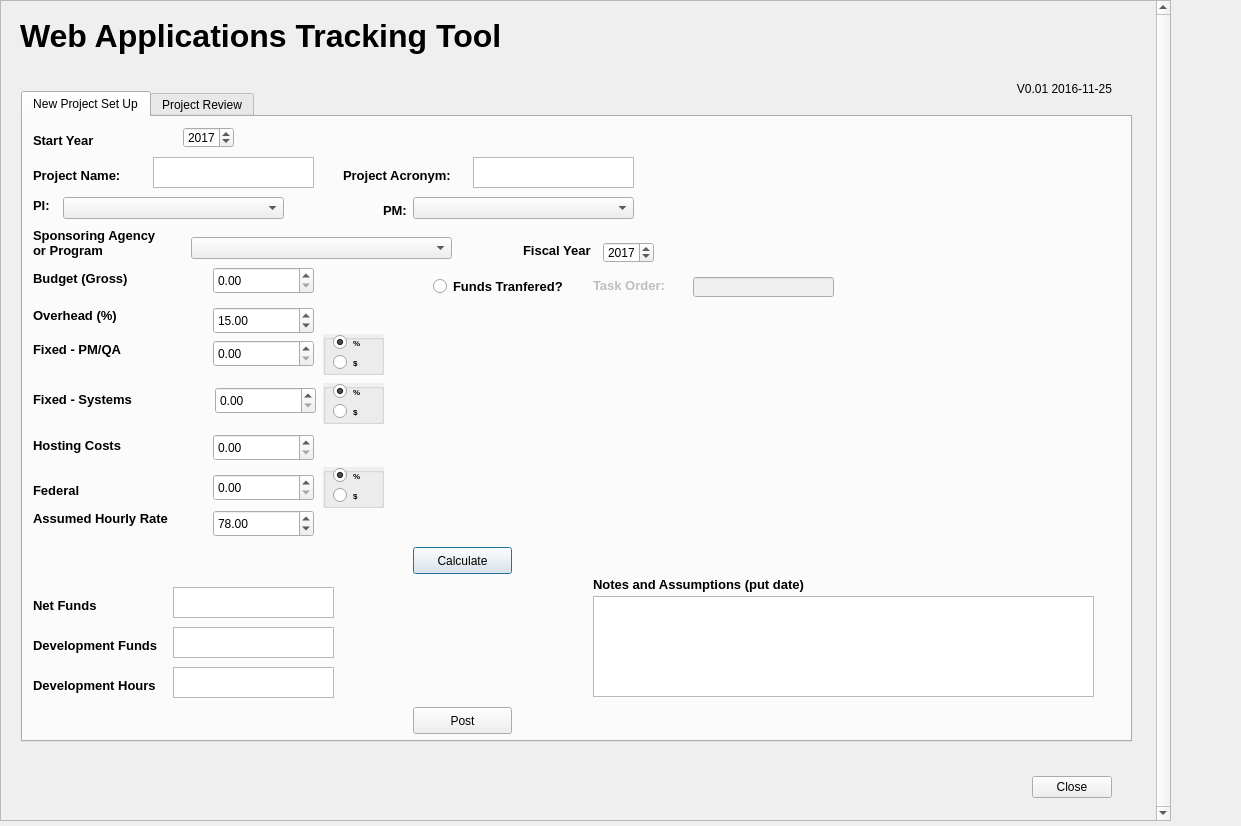
<?xml version="1.0" encoding="UTF-8"?>
<ui version="4.0">
 <class>Dialog</class>
 <widget class="QDialog" name="Dialog">
  <property name="geometry">
   <rect>
    <x>0</x>
    <y>0</y>
    <width>1241</width>
    <height>826</height>
   </rect>
  </property>
  <property name="sizePolicy">
   <sizepolicy hsizetype="Expanding" vsizetype="Expanding">
    <horstretch>0</horstretch>
    <verstretch>0</verstretch>
   </sizepolicy>
  </property>
  <property name="windowTitle">
   <string>Dialog</string>
  </property>
  <property name="autoFillBackground">
   <bool>true</bool>
  </property>
  <property name="sizeGripEnabled">
   <bool>false</bool>
  </property>
  <widget class="QLabel" name="lbl_Title">
   <property name="geometry">
    <rect>
     <x>20</x>
     <y>0</y>
     <width>571</width>
     <height>71</height>
    </rect>
   </property>
   <property name="sizePolicy">
    <sizepolicy hsizetype="Expanding" vsizetype="Expanding">
     <horstretch>0</horstretch>
     <verstretch>0</verstretch>
    </sizepolicy>
   </property>
   <property name="font">
    <font>
     <pointsize>24</pointsize>
     <weight>75</weight>
     <bold>true</bold>
    </font>
   </property>
   <property name="text">
    <string>Web Applications Tracking Tool</string>
   </property>
  </widget>
  <widget class="QScrollArea" name="scrollArea">
   <property name="geometry">
    <rect>
     <x>0</x>
     <y>0</y>
     <width>1171</width>
     <height>821</height>
    </rect>
   </property>
   <property name="verticalScrollBarPolicy">
    <enum>Qt::ScrollBarAlwaysOn</enum>
   </property>
   <property name="widgetResizable">
    <bool>true</bool>
   </property>
   <widget class="QWidget" name="scrollAreaWidgetContents">
    <property name="geometry">
     <rect>
      <x>0</x>
      <y>0</y>
      <width>1152</width>
      <height>819</height>
     </rect>
    </property>
    <widget class="QTabWidget" name="tabMain">
     <property name="geometry">
      <rect>
       <x>20</x>
       <y>90</y>
       <width>1111</width>
       <height>651</height>
      </rect>
     </property>
     <property name="autoFillBackground">
      <bool>false</bool>
     </property>
     <property name="currentIndex">
      <number>0</number>
     </property>
     <property name="usesScrollButtons">
      <bool>true</bool>
     </property>
     <property name="movable">
      <bool>false</bool>
     </property>
     <widget class="QWidget" name="tabPrjSetUp">
      <attribute name="title">
       <string>New Project Set Up</string>
      </attribute>
      <widget class="QTextEdit" name="txtProject">
       <property name="geometry">
        <rect>
         <x>130</x>
         <y>40</y>
         <width>161</width>
         <height>31</height>
        </rect>
       </property>
       <property name="tabChangesFocus">
        <bool>true</bool>
       </property>
      </widget>
      <widget class="QLabel" name="label">
       <property name="geometry">
        <rect>
         <x>10</x>
         <y>50</y>
         <width>111</width>
         <height>17</height>
        </rect>
       </property>
       <property name="font">
        <font>
         <pointsize>10</pointsize>
         <weight>75</weight>
         <bold>true</bold>
        </font>
       </property>
       <property name="text">
        <string>Project Name:</string>
       </property>
      </widget>
      <widget class="QLabel" name="label_2">
       <property name="geometry">
        <rect>
         <x>10</x>
         <y>110</y>
         <width>131</width>
         <height>31</height>
        </rect>
       </property>
       <property name="font">
        <font>
         <pointsize>10</pointsize>
         <weight>75</weight>
         <bold>true</bold>
        </font>
       </property>
       <property name="text">
        <string>Sponsoring Agency or Program</string>
       </property>
       <property name="wordWrap">
        <bool>true</bool>
       </property>
      </widget>
      <widget class="QLabel" name="label_3">
       <property name="geometry">
        <rect>
         <x>10</x>
         <y>153</y>
         <width>131</width>
         <height>17</height>
        </rect>
       </property>
       <property name="font">
        <font>
         <pointsize>10</pointsize>
         <weight>75</weight>
         <bold>true</bold>
        </font>
       </property>
       <property name="text">
        <string>Budget (Gross)</string>
       </property>
      </widget>
      <widget class="QRadioButton" name="rbFundsTrnsfrd">
       <property name="geometry">
        <rect>
         <x>410</x>
         <y>158</y>
         <width>141</width>
         <height>22</height>
        </rect>
       </property>
       <property name="font">
        <font>
         <pointsize>10</pointsize>
         <weight>75</weight>
         <bold>true</bold>
        </font>
       </property>
       <property name="text">
        <string>Funds Tranfered?</string>
       </property>
      </widget>
      <widget class="QLabel" name="label_4">
       <property name="geometry">
        <rect>
         <x>10</x>
         <y>393</y>
         <width>151</width>
         <height>17</height>
        </rect>
       </property>
       <property name="font">
        <font>
         <pointsize>10</pointsize>
         <weight>75</weight>
         <bold>true</bold>
        </font>
       </property>
       <property name="text">
        <string>Assumed Hourly Rate</string>
       </property>
      </widget>
      <widget class="QDoubleSpinBox" name="sbxHrlyrate">
       <property name="geometry">
        <rect>
         <x>190</x>
         <y>393</y>
         <width>101</width>
         <height>27</height>
        </rect>
       </property>
       <property name="maximum">
        <double>200.000000000000000</double>
       </property>
       <property name="value">
        <double>78.000000000000000</double>
       </property>
      </widget>
      <widget class="QDoubleSpinBox" name="sbxBudgetGross">
       <property name="geometry">
        <rect>
         <x>190</x>
         <y>150</y>
         <width>101</width>
         <height>27</height>
        </rect>
       </property>
       <property name="toolTip">
        <string extracomment="Gross funds available for development (less any funds reserved)"/>
       </property>
       <property name="inputMethodHints">
        <set>Qt::ImhDigitsOnly</set>
       </property>
       <property name="maximum">
        <double>500000.000000000000000</double>
       </property>
       <property name="singleStep">
        <double>1000.000000000000000</double>
       </property>
      </widget>
      <widget class="QLabel" name="label_5">
       <property name="geometry">
        <rect>
         <x>10</x>
         <y>224</y>
         <width>101</width>
         <height>17</height>
        </rect>
       </property>
       <property name="font">
        <font>
         <pointsize>10</pointsize>
         <weight>75</weight>
         <bold>true</bold>
        </font>
       </property>
       <property name="text">
        <string>Fixed - PM/QA</string>
       </property>
      </widget>
      <widget class="QDoubleSpinBox" name="sbxFixedPM">
       <property name="geometry">
        <rect>
         <x>190</x>
         <y>223</y>
         <width>101</width>
         <height>27</height>
        </rect>
       </property>
       <property name="maximum">
        <double>200.000000000000000</double>
       </property>
      </widget>
      <widget class="QLabel" name="label_6">
       <property name="geometry">
        <rect>
         <x>10</x>
         <y>190</y>
         <width>151</width>
         <height>17</height>
        </rect>
       </property>
       <property name="font">
        <font>
         <pointsize>10</pointsize>
         <weight>75</weight>
         <bold>true</bold>
        </font>
       </property>
       <property name="text">
        <string>Overhead (%)</string>
       </property>
      </widget>
      <widget class="QDoubleSpinBox" name="sbxOH">
       <property name="geometry">
        <rect>
         <x>190</x>
         <y>190</y>
         <width>101</width>
         <height>27</height>
        </rect>
       </property>
       <property name="maximum">
        <double>100.000000000000000</double>
       </property>
       <property name="value">
        <double>15.000000000000000</double>
       </property>
      </widget>
      <widget class="QTextEdit" name="txtDevFunding">
       <property name="geometry">
        <rect>
         <x>150</x>
         <y>510</y>
         <width>161</width>
         <height>31</height>
        </rect>
       </property>
       <property name="toolTip">
        <string extracomment="Net funds less fixed, federal and hosting costs."/>
       </property>
       <property name="tabChangesFocus">
        <bool>true</bool>
       </property>
      </widget>
      <widget class="QLabel" name="label_7">
       <property name="geometry">
        <rect>
         <x>10</x>
         <y>520</y>
         <width>141</width>
         <height>17</height>
        </rect>
       </property>
       <property name="font">
        <font>
         <pointsize>10</pointsize>
         <weight>75</weight>
         <bold>true</bold>
        </font>
       </property>
       <property name="text">
        <string>Development Funds</string>
       </property>
      </widget>
      <widget class="QTextEdit" name="txtDevHrs">
       <property name="geometry">
        <rect>
         <x>150</x>
         <y>550</y>
         <width>161</width>
         <height>31</height>
        </rect>
       </property>
       <property name="tabChangesFocus">
        <bool>true</bool>
       </property>
      </widget>
      <widget class="QLabel" name="label_8">
       <property name="geometry">
        <rect>
         <x>10</x>
         <y>560</y>
         <width>141</width>
         <height>17</height>
        </rect>
       </property>
       <property name="font">
        <font>
         <pointsize>10</pointsize>
         <weight>75</weight>
         <bold>true</bold>
        </font>
       </property>
       <property name="text">
        <string>Development Hours</string>
       </property>
      </widget>
      <widget class="QPushButton" name="pbCalcDev">
       <property name="geometry">
        <rect>
         <x>390</x>
         <y>430</y>
         <width>99</width>
         <height>27</height>
        </rect>
       </property>
       <property name="text">
        <string>Calculate</string>
       </property>
      </widget>
      <widget class="QPushButton" name="pbPostNewProj">
       <property name="geometry">
        <rect>
         <x>390</x>
         <y>590</y>
         <width>99</width>
         <height>27</height>
        </rect>
       </property>
       <property name="text">
        <string>Post</string>
       </property>
      </widget>
      <widget class="QLabel" name="label_9">
       <property name="geometry">
        <rect>
         <x>10</x>
         <y>80</y>
         <width>21</width>
         <height>17</height>
        </rect>
       </property>
       <property name="font">
        <font>
         <pointsize>10</pointsize>
         <weight>75</weight>
         <bold>true</bold>
        </font>
       </property>
       <property name="text">
        <string>PI:</string>
       </property>
      </widget>
      <widget class="QComboBox" name="cbxPI">
       <property name="geometry">
        <rect>
         <x>40</x>
         <y>80</y>
         <width>221</width>
         <height>22</height>
        </rect>
       </property>
      </widget>
      <widget class="QSpinBox" name="sbxYear">
       <property name="geometry">
        <rect>
         <x>160</x>
         <y>10</y>
         <width>51</width>
         <height>21</height>
        </rect>
       </property>
       <property name="minimum">
        <number>2015</number>
       </property>
       <property name="maximum">
        <number>2025</number>
       </property>
       <property name="value">
        <number>2017</number>
       </property>
      </widget>
      <widget class="QLabel" name="label_10">
       <property name="geometry">
        <rect>
         <x>10</x>
         <y>15</y>
         <width>68</width>
         <height>17</height>
        </rect>
       </property>
       <property name="font">
        <font>
         <pointsize>10</pointsize>
         <weight>75</weight>
         <bold>true</bold>
        </font>
       </property>
       <property name="text">
        <string>Start Year</string>
       </property>
      </widget>
      <widget class="QTextEdit" name="txtAssumptions">
       <property name="geometry">
        <rect>
         <x>570</x>
         <y>479</y>
         <width>501</width>
         <height>101</height>
        </rect>
       </property>
       <property name="tabChangesFocus">
        <bool>true</bool>
       </property>
      </widget>
      <widget class="QLabel" name="label_11">
       <property name="geometry">
        <rect>
         <x>570</x>
         <y>459</y>
         <width>241</width>
         <height>17</height>
        </rect>
       </property>
       <property name="font">
        <font>
         <pointsize>10</pointsize>
         <weight>75</weight>
         <bold>true</bold>
        </font>
       </property>
       <property name="text">
        <string>Notes and Assumptions (put date)</string>
       </property>
      </widget>
      <widget class="QComboBox" name="cbxPM">
       <property name="geometry">
        <rect>
         <x>390</x>
         <y>80</y>
         <width>221</width>
         <height>22</height>
        </rect>
       </property>
      </widget>
      <widget class="QLabel" name="label_12">
       <property name="geometry">
        <rect>
         <x>360</x>
         <y>85</y>
         <width>31</width>
         <height>17</height>
        </rect>
       </property>
       <property name="font">
        <font>
         <pointsize>10</pointsize>
         <weight>75</weight>
         <bold>true</bold>
        </font>
       </property>
       <property name="text">
        <string>PM:</string>
       </property>
      </widget>
      <widget class="QComboBox" name="cbxSponsor">
       <property name="geometry">
        <rect>
         <x>168</x>
         <y>120</y>
         <width>261</width>
         <height>22</height>
        </rect>
       </property>
      </widget>
      <widget class="QLabel" name="label_13">
       <property name="geometry">
        <rect>
         <x>10</x>
         <y>480</y>
         <width>141</width>
         <height>17</height>
        </rect>
       </property>
       <property name="font">
        <font>
         <pointsize>10</pointsize>
         <weight>75</weight>
         <bold>true</bold>
        </font>
       </property>
       <property name="text">
        <string>Net Funds</string>
       </property>
      </widget>
      <widget class="QTextEdit" name="txtNetFunds">
       <property name="geometry">
        <rect>
         <x>150</x>
         <y>470</y>
         <width>161</width>
         <height>31</height>
        </rect>
       </property>
       <property name="toolTip">
        <string extracomment="Gros funds less overhead"/>
       </property>
       <property name="tabChangesFocus">
        <bool>true</bool>
       </property>
      </widget>
      <widget class="QLabel" name="label_14">
       <property name="geometry">
        <rect>
         <x>320</x>
         <y>50</y>
         <width>121</width>
         <height>17</height>
        </rect>
       </property>
       <property name="font">
        <font>
         <pointsize>10</pointsize>
         <weight>75</weight>
         <bold>true</bold>
        </font>
       </property>
       <property name="text">
        <string>Project Acronym:</string>
       </property>
      </widget>
      <widget class="QTextEdit" name="txtPrjCode">
       <property name="geometry">
        <rect>
         <x>450</x>
         <y>40</y>
         <width>161</width>
         <height>31</height>
        </rect>
       </property>
       <property name="tabChangesFocus">
        <bool>true</bool>
       </property>
      </widget>
      <widget class="QGroupBox" name="gbPM">
       <property name="geometry">
        <rect>
         <x>300</x>
         <y>217</y>
         <width>61</width>
         <height>41</height>
        </rect>
       </property>
       <property name="font">
        <font>
         <pointsize>6</pointsize>
         <weight>75</weight>
         <bold>true</bold>
        </font>
       </property>
       <property name="autoFillBackground">
        <bool>true</bool>
       </property>
       <property name="title">
        <string/>
       </property>
       <property name="flat">
        <bool>false</bool>
       </property>
       <widget class="QRadioButton" name="rbPMpct">
        <property name="geometry">
         <rect>
          <x>10</x>
          <y>0</y>
          <width>51</width>
          <height>17</height>
         </rect>
        </property>
        <property name="text">
         <string>%</string>
        </property>
        <property name="checked">
         <bool>true</bool>
        </property>
       </widget>
       <widget class="QRadioButton" name="rbPMcur">
        <property name="geometry">
         <rect>
          <x>10</x>
          <y>20</y>
          <width>51</width>
          <height>17</height>
         </rect>
        </property>
        <property name="text">
         <string>$</string>
        </property>
       </widget>
      </widget>
      <widget class="QLabel" name="label_15">
       <property name="geometry">
        <rect>
         <x>10</x>
         <y>274</y>
         <width>101</width>
         <height>17</height>
        </rect>
       </property>
       <property name="font">
        <font>
         <pointsize>10</pointsize>
         <weight>75</weight>
         <bold>true</bold>
        </font>
       </property>
       <property name="text">
        <string>Fixed - Systems</string>
       </property>
      </widget>
      <widget class="QDoubleSpinBox" name="sbxFixedSys">
       <property name="geometry">
        <rect>
         <x>192</x>
         <y>270</y>
         <width>101</width>
         <height>27</height>
        </rect>
       </property>
       <property name="maximum">
        <double>200.000000000000000</double>
       </property>
      </widget>
      <widget class="QGroupBox" name="gbSys">
       <property name="geometry">
        <rect>
         <x>300</x>
         <y>266</y>
         <width>61</width>
         <height>41</height>
        </rect>
       </property>
       <property name="font">
        <font>
         <pointsize>6</pointsize>
         <weight>75</weight>
         <bold>true</bold>
        </font>
       </property>
       <property name="autoFillBackground">
        <bool>true</bool>
       </property>
       <property name="title">
        <string/>
       </property>
       <property name="flat">
        <bool>false</bool>
       </property>
       <widget class="QRadioButton" name="rbSYSpct">
        <property name="geometry">
         <rect>
          <x>10</x>
          <y>0</y>
          <width>51</width>
          <height>17</height>
         </rect>
        </property>
        <property name="text">
         <string>%</string>
        </property>
        <property name="checked">
         <bool>true</bool>
        </property>
       </widget>
       <widget class="QRadioButton" name="rbSYScur">
        <property name="geometry">
         <rect>
          <x>10</x>
          <y>20</y>
          <width>51</width>
          <height>17</height>
         </rect>
        </property>
        <property name="text">
         <string>$</string>
        </property>
       </widget>
      </widget>
      <widget class="QDoubleSpinBox" name="sbxFed">
       <property name="geometry">
        <rect>
         <x>190</x>
         <y>357</y>
         <width>101</width>
         <height>27</height>
        </rect>
       </property>
       <property name="maximum">
        <double>200.000000000000000</double>
       </property>
      </widget>
      <widget class="QLabel" name="label_16">
       <property name="geometry">
        <rect>
         <x>10</x>
         <y>365</y>
         <width>101</width>
         <height>16</height>
        </rect>
       </property>
       <property name="font">
        <font>
         <pointsize>10</pointsize>
         <weight>75</weight>
         <bold>true</bold>
        </font>
       </property>
       <property name="text">
        <string>Federal</string>
       </property>
      </widget>
      <widget class="QGroupBox" name="gbFed">
       <property name="geometry">
        <rect>
         <x>300</x>
         <y>350</y>
         <width>61</width>
         <height>41</height>
        </rect>
       </property>
       <property name="font">
        <font>
         <pointsize>6</pointsize>
         <weight>75</weight>
         <bold>true</bold>
        </font>
       </property>
       <property name="autoFillBackground">
        <bool>true</bool>
       </property>
       <property name="title">
        <string/>
       </property>
       <property name="flat">
        <bool>false</bool>
       </property>
       <widget class="QRadioButton" name="rbFEDpct">
        <property name="geometry">
         <rect>
          <x>10</x>
          <y>0</y>
          <width>51</width>
          <height>17</height>
         </rect>
        </property>
        <property name="text">
         <string>%</string>
        </property>
        <property name="checked">
         <bool>true</bool>
        </property>
       </widget>
       <widget class="QRadioButton" name="rbFEDcur">
        <property name="geometry">
         <rect>
          <x>10</x>
          <y>20</y>
          <width>51</width>
          <height>17</height>
         </rect>
        </property>
        <property name="text">
         <string>$</string>
        </property>
       </widget>
       <zorder>rbFEDcur</zorder>
       <zorder>rbFEDpct</zorder>
      </widget>
      <widget class="QDoubleSpinBox" name="sbxHosting">
       <property name="geometry">
        <rect>
         <x>190</x>
         <y>317</y>
         <width>101</width>
         <height>27</height>
        </rect>
       </property>
       <property name="maximum">
        <double>1000.000000000000000</double>
       </property>
      </widget>
      <widget class="QLabel" name="label_17">
       <property name="geometry">
        <rect>
         <x>10</x>
         <y>320</y>
         <width>151</width>
         <height>17</height>
        </rect>
       </property>
       <property name="font">
        <font>
         <pointsize>10</pointsize>
         <weight>75</weight>
         <bold>true</bold>
        </font>
       </property>
       <property name="text">
        <string>Hosting Costs</string>
       </property>
      </widget>
      <widget class="QLineEdit" name="txtTO">
       <property name="enabled">
        <bool>false</bool>
       </property>
       <property name="geometry">
        <rect>
         <x>670</x>
         <y>160</y>
         <width>141</width>
         <height>20</height>
        </rect>
       </property>
      </widget>
      <widget class="QLabel" name="lblTO">
       <property name="enabled">
        <bool>false</bool>
       </property>
       <property name="geometry">
        <rect>
         <x>570</x>
         <y>160</y>
         <width>81</width>
         <height>16</height>
        </rect>
       </property>
       <property name="font">
        <font>
         <pointsize>10</pointsize>
         <weight>75</weight>
         <bold>true</bold>
        </font>
       </property>
       <property name="text">
        <string>Task Order:</string>
       </property>
      </widget>
      <widget class="QSpinBox" name="sbxFiscalYear">
       <property name="geometry">
        <rect>
         <x>580</x>
         <y>125</y>
         <width>51</width>
         <height>21</height>
        </rect>
       </property>
       <property name="minimum">
        <number>2015</number>
       </property>
       <property name="maximum">
        <number>2025</number>
       </property>
       <property name="value">
        <number>2017</number>
       </property>
      </widget>
      <widget class="QLabel" name="label_18">
       <property name="geometry">
        <rect>
         <x>500</x>
         <y>125</y>
         <width>68</width>
         <height>17</height>
        </rect>
       </property>
       <property name="font">
        <font>
         <pointsize>10</pointsize>
         <weight>75</weight>
         <bold>true</bold>
        </font>
       </property>
       <property name="text">
        <string>Fiscal Year</string>
       </property>
      </widget>
     </widget>
     <widget class="QWidget" name="tabPrjReview">
      <attribute name="title">
       <string>Project Review</string>
      </attribute>
      <widget class="QTableWidget" name="tblReviewProj">
       <property name="geometry">
        <rect>
         <x>5</x>
         <y>60</y>
         <width>1101</width>
         <height>561</height>
        </rect>
       </property>
       <property name="rowCount">
        <number>55</number>
       </property>
       <property name="columnCount">
        <number>21</number>
       </property>
       <attribute name="horizontalHeaderCascadingSectionResizes">
        <bool>true</bool>
       </attribute>
       <attribute name="horizontalHeaderShowSortIndicator" stdset="0">
        <bool>true</bool>
       </attribute>
       <attribute name="verticalHeaderVisible">
        <bool>false</bool>
       </attribute>
       <row/>
       <row/>
       <row/>
       <row/>
       <row/>
       <row/>
       <row/>
       <row/>
       <row/>
       <row/>
       <row/>
       <row/>
       <row/>
       <row/>
       <row/>
       <row/>
       <row/>
       <row/>
       <row/>
       <row/>
       <row/>
       <row/>
       <row/>
       <row/>
       <row/>
       <row/>
       <row/>
       <row/>
       <row/>
       <row/>
       <row/>
       <row/>
       <row/>
       <row/>
       <row/>
       <row/>
       <row/>
       <row/>
       <row/>
       <row/>
       <row/>
       <row/>
       <row/>
       <row/>
       <row/>
       <row/>
       <row/>
       <row/>
       <row/>
       <row/>
       <row/>
       <row/>
       <row/>
       <row/>
       <row/>
       <column>
        <property name="text">
         <string>Agency</string>
        </property>
        <property name="font">
         <font>
          <weight>75</weight>
          <bold>true</bold>
         </font>
        </property>
       </column>
       <column>
        <property name="text">
         <string>Project</string>
        </property>
        <property name="font">
         <font>
          <weight>75</weight>
          <bold>true</bold>
         </font>
        </property>
       </column>
       <column>
        <property name="text">
         <string>Task Order</string>
        </property>
        <property name="font">
         <font>
          <weight>75</weight>
          <bold>true</bold>
         </font>
        </property>
       </column>
       <column>
        <property name="text">
         <string>PI</string>
        </property>
        <property name="font">
         <font>
          <weight>75</weight>
          <bold>true</bold>
         </font>
        </property>
       </column>
       <column>
        <property name="text">
         <string>Funded</string>
        </property>
        <property name="font">
         <font>
          <weight>75</weight>
          <bold>true</bold>
         </font>
        </property>
       </column>
       <column>
        <property name="text">
         <string>Hours</string>
        </property>
        <property name="font">
         <font>
          <weight>75</weight>
          <bold>true</bold>
         </font>
        </property>
       </column>
       <column>
        <property name="text">
         <string>January</string>
        </property>
        <property name="font">
         <font>
          <weight>75</weight>
          <bold>true</bold>
         </font>
        </property>
       </column>
       <column>
        <property name="text">
         <string>February</string>
        </property>
        <property name="font">
         <font>
          <weight>75</weight>
          <bold>true</bold>
         </font>
        </property>
       </column>
       <column>
        <property name="text">
         <string>March</string>
        </property>
        <property name="font">
         <font>
          <weight>75</weight>
          <bold>true</bold>
         </font>
        </property>
       </column>
       <column>
        <property name="text">
         <string>April</string>
        </property>
        <property name="font">
         <font>
          <weight>75</weight>
          <bold>true</bold>
         </font>
        </property>
       </column>
       <column>
        <property name="text">
         <string>May</string>
        </property>
        <property name="font">
         <font>
          <weight>75</weight>
          <bold>true</bold>
         </font>
        </property>
       </column>
       <column>
        <property name="text">
         <string>June</string>
        </property>
        <property name="font">
         <font>
          <weight>75</weight>
          <bold>true</bold>
         </font>
        </property>
       </column>
       <column>
        <property name="text">
         <string>July</string>
        </property>
        <property name="font">
         <font>
          <weight>75</weight>
          <bold>true</bold>
         </font>
        </property>
       </column>
       <column>
        <property name="text">
         <string>August</string>
        </property>
        <property name="font">
         <font>
          <weight>75</weight>
          <bold>true</bold>
         </font>
        </property>
       </column>
       <column>
        <property name="text">
         <string>September</string>
        </property>
        <property name="font">
         <font>
          <weight>75</weight>
          <bold>true</bold>
         </font>
        </property>
       </column>
       <column>
        <property name="text">
         <string>October</string>
        </property>
        <property name="font">
         <font>
          <weight>75</weight>
          <bold>true</bold>
         </font>
        </property>
       </column>
       <column>
        <property name="text">
         <string>November</string>
        </property>
        <property name="font">
         <font>
          <weight>75</weight>
          <bold>true</bold>
         </font>
        </property>
       </column>
       <column>
        <property name="text">
         <string>December</string>
        </property>
        <property name="font">
         <font>
          <weight>75</weight>
          <bold>true</bold>
         </font>
        </property>
       </column>
       <column>
        <property name="text">
         <string>Total Hours Spent</string>
        </property>
        <property name="font">
         <font>
          <weight>75</weight>
          <bold>true</bold>
         </font>
        </property>
       </column>
       <column>
        <property name="text">
         <string>Total Hours</string>
        </property>
        <property name="font">
         <font>
          <weight>75</weight>
          <bold>true</bold>
         </font>
        </property>
       </column>
       <column>
        <property name="text">
         <string>Total Fund Remaining</string>
        </property>
        <property name="font">
         <font>
          <weight>75</weight>
          <bold>true</bold>
         </font>
        </property>
       </column>
      </widget>
     </widget>
    </widget>
    <widget class="QLabel" name="lbl_ver">
     <property name="geometry">
      <rect>
       <x>940</x>
       <y>80</y>
       <width>171</width>
       <height>16</height>
      </rect>
     </property>
     <property name="layoutDirection">
      <enum>Qt::LeftToRight</enum>
     </property>
     <property name="text">
      <string>V0.01 2016-11-25</string>
     </property>
     <property name="alignment">
      <set>Qt::AlignRight|Qt::AlignTrailing|Qt::AlignVCenter</set>
     </property>
    </widget>
    <widget class="QDialogButtonBox" name="pbClose">
     <property name="geometry">
      <rect>
       <x>1020</x>
       <y>770</y>
       <width>91</width>
       <height>32</height>
      </rect>
     </property>
     <property name="orientation">
      <enum>Qt::Horizontal</enum>
     </property>
     <property name="standardButtons">
      <set>QDialogButtonBox::Close</set>
     </property>
    </widget>
   </widget>
  </widget>
  <zorder>scrollArea</zorder>
  <zorder>lbl_Title</zorder>
 </widget>
 <tabstops>
  <tabstop>sbxYear</tabstop>
  <tabstop>txtProject</tabstop>
  <tabstop>txtPrjCode</tabstop>
  <tabstop>cbxPI</tabstop>
  <tabstop>cbxPM</tabstop>
  <tabstop>cbxSponsor</tabstop>
  <tabstop>sbxFiscalYear</tabstop>
  <tabstop>sbxBudgetGross</tabstop>
  <tabstop>rbFundsTrnsfrd</tabstop>
  <tabstop>txtTO</tabstop>
  <tabstop>sbxOH</tabstop>
  <tabstop>sbxFixedPM</tabstop>
  <tabstop>rbPMpct</tabstop>
  <tabstop>rbPMcur</tabstop>
  <tabstop>sbxFixedSys</tabstop>
  <tabstop>rbSYSpct</tabstop>
  <tabstop>rbSYScur</tabstop>
  <tabstop>sbxHosting</tabstop>
  <tabstop>sbxFed</tabstop>
  <tabstop>rbFEDpct</tabstop>
  <tabstop>rbFEDcur</tabstop>
  <tabstop>sbxHrlyrate</tabstop>
  <tabstop>pbCalcDev</tabstop>
  <tabstop>txtNetFunds</tabstop>
  <tabstop>txtDevFunding</tabstop>
  <tabstop>txtDevHrs</tabstop>
  <tabstop>txtAssumptions</tabstop>
  <tabstop>pbPostNewProj</tabstop>
  <tabstop>pbClose</tabstop>
  <tabstop>tblReviewProj</tabstop>
  <tabstop>scrollArea</tabstop>
  <tabstop>tabMain</tabstop>
 </tabstops>
 <resources/>
 <connections/>
</ui>
